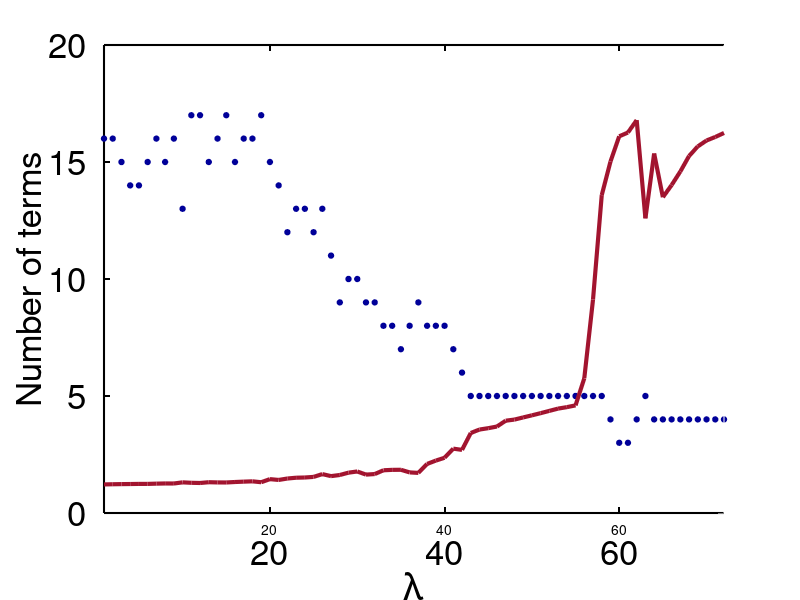

Reproduce this figure in MATLAB.
%%SI_car/cal06222. Structural analysis

%%%%%%%%%%%%%%%%%%%%%%%%%  S^3d method %%%%%%%%%%%%%%%%%%%%%%%%%%%%%%%%%%%%
%%% This file generate the Fig.14-SI presented in                       %%%
%%% Ye Yuan, " Machine Discovery of Partial Differential 
%%%             Equations from Spatiotemporal Data"                     %%%
%   @author: Ye Yuan
%%%%%%%%%%%%%%%%%%%%%%%%%%%%%%%%%%%%%%%%%%%%%%%%%%%%%%%%%%%%%%%%%%%%%%%%%%%

load('fig222left.mat');
x = num;
y1 = number;
y2 = err;
[AX,H1,H2] = plotyy(x,y1,x,y2,'plot');
set(AX(1),'XColor','k','YColor',[0 0 0]);
set(AX(2),'XColor','k','YColor','w');
set(gca,'color',[0.941176474094391 0.941176474094391 0.941176474094391]);
set(gcf,'color','w');
HH1=get(AX(1),'Ylabel');
set(HH1,'String','Number of terms');
set(HH1,'color',[0 0 0]);
HH2=get(AX(2),'Ylabel');
set(HH2,'color','r');
set(H1,'MarKer','o','Linestyle','none','MarkerFaceColor',[0 0 0.600000023841858],...
    'Color',[0 0 0.600000023841858],'MarkerSize',4);
set(AX(1),'ylim',[0,20],'ytick',0:5:20)
set(H2,'Linestyle','-','color',[0.635294139385223 0.0784313753247261 0.184313729405403],'Linewidth',3);
set(AX(2),'ylim',[0.105,0.175],'ytick',0.105:0.02:0.175)
xlabel('\lambda');
set(gca,'linewidth',1.5);
set(gca,'FontSize',25);
set(get(gca,'YLabel'),'Fontsize',25);
